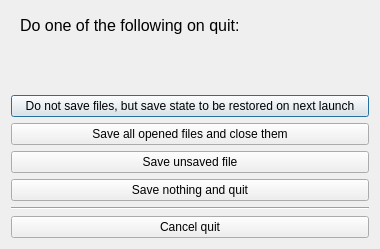
<?xml version="1.0" encoding="UTF-8"?>
<ui version="4.0">
 <class>CoreGUI::ConfirmCloseDialod</class>
 <widget class="QDialog" name="CoreGUI::ConfirmCloseDialod">
  <property name="windowModality">
   <enum>Qt::ApplicationModal</enum>
  </property>
  <property name="geometry">
   <rect>
    <x>0</x>
    <y>0</y>
    <width>380</width>
    <height>249</height>
   </rect>
  </property>
  <property name="windowTitle">
   <string>Confirm quit</string>
  </property>
  <layout class="QVBoxLayout" name="verticalLayout">
   <item>
    <widget class="QLabel" name="label">
     <property name="styleSheet">
      <string notr="true">font: 75 12pt;
padding: 5px;
</string>
     </property>
     <property name="text">
      <string>Do one of the following on quit:</string>
     </property>
    </widget>
   </item>
   <item>
    <spacer name="verticalSpacer">
     <property name="orientation">
      <enum>Qt::Vertical</enum>
     </property>
     <property name="sizeHint" stdset="0">
      <size>
       <width>20</width>
       <height>47</height>
      </size>
     </property>
    </spacer>
   </item>
   <item>
    <widget class="QPushButton" name="btnSaveSession">
     <property name="text">
      <string>Do not save files, but save state to be restored on next launch</string>
     </property>
    </widget>
   </item>
   <item>
    <widget class="QPushButton" name="btnSaveFiles">
     <property name="text">
      <string>Save all opened files and close them</string>
     </property>
    </widget>
   </item>
   <item>
    <widget class="QPushButton" name="btnSaveOneFile">
     <property name="text">
      <string>Save unsaved file</string>
     </property>
    </widget>
   </item>
   <item>
    <widget class="QPushButton" name="btnDontSave">
     <property name="text">
      <string>Save nothing and quit</string>
     </property>
    </widget>
   </item>
   <item>
    <widget class="Line" name="line">
     <property name="orientation">
      <enum>Qt::Horizontal</enum>
     </property>
    </widget>
   </item>
   <item>
    <widget class="QPushButton" name="btnCancel">
     <property name="text">
      <string>Cancel quit</string>
     </property>
     <property name="shortcut">
      <string>Esc</string>
     </property>
    </widget>
   </item>
  </layout>
 </widget>
 <resources/>
 <connections/>
</ui>
